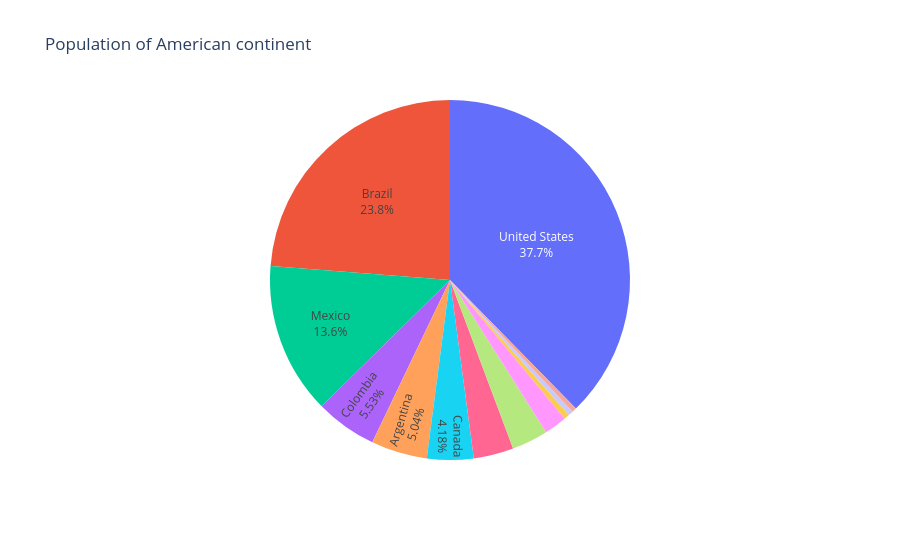

Notebook source saved alongside this figure:
### Code cell
import pandas as pd
import plotly.express as px

fig = px.pie(df, values='pop', names='country',
             title='Population of American continent',
             hover_data=['lifeExp'], labels={'lifeExp':'life expectancy'})
fig.update_traces(
    textposition='inside', 
    textinfo='percent+label'
)
"""
The line below hides labels inside of the pie chart if the area is too small:
https://plotly.com/python/pie-charts/?_gl=1*1ftxf7x*_gcl_au*NTQ2MTY1NjY4LjE3MTY0Mjk0NjE.*_ga*MTg1MzEwMjY5MC4xNzA4NDc5MzA5*_ga_6G7EE0JNSC*MTcyMTAwNzkzNS42OS4xLjE3MjEwMDg2MjcuNTEuMC4w#controlling-text-fontsize-with-uniformtext
"""
fig.update_layout(
    uniformtext_minsize=12, 
    uniformtext_mode='hide'
    )

margins = 100
fig.update_layout(
    showlegend=False, # Remove legend
    margin=dict(t=margins, b=margins, l=margins, r=margins) # make the pie chart bigger by reducing the margins
)

fig.show()

### Figure 1 — Plotly figure (JSON) as saved in the notebook; plotly's stock layout.template omitted (floating-point values rounded to 4 significant figures)
{"data": [{"customdata": [[75.32], [72.39], [80.65], [78.55], [72.89], [76.19], [75.54], [71.42], [78.75], [78.24], [76.38], [73.75]], "domain": {"x": [0, 1], "y": [0, 1]}, "hovertemplate": "country=%{label}<br>pop=%{value}<br>life expectancy=%{customdata[0]}<extra></extra>", "labels": ["Argentina", "Brazil", "Canada", "Chile", "Colombia", "Mexico", "Panama", "Peru", "Puerto Rico", "United States", "Uruguay", "Venezuela"], "legendgroup": "", "name": "", "showlegend": true, "textinfo": "percent+label", "textposition": "inside", "type": "pie", "values": [40301927, 190010647, 33390141, 16284741, 44227550, 108700891, 3242173, 28674757, 3942491, 301139947, 3447496, 26084662]}], "layout": {"legend": {"tracegroupgap": 0}, "margin": {"b": 100, "l": 100, "r": 100, "t": 100}, "showlegend": false, "title": {"text": "Population of American continent"}, "uniformtext": {"minsize": 12, "mode": "hide"}}}
